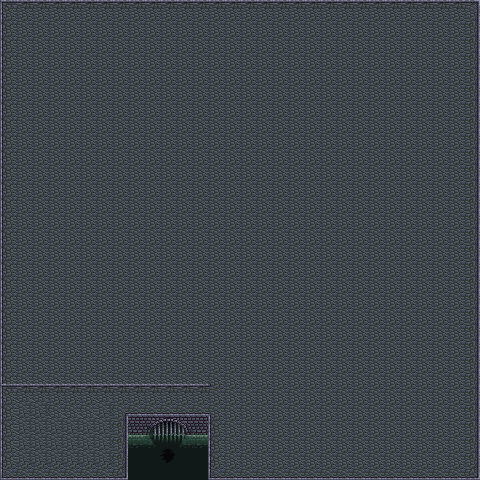

This game map was drawn from its Tiled (.tmx) file and the tilesets committed beside it. A one-line description and the trimmed map source follow:
An orthogonal 30x30 tile map with 16x16 px tiles, 1 tile layer (Capa de Patrones 1), 3 tilesets.

<map version="1.0" tiledversion="2018.08.06" orientation="orthogonal" renderorder="right-down" width="30" height="30" tilewidth="16" tileheight="16" infinite="0" nextlayerid="4" nextobjectid="8">
 <tileset firstgid="1" source="sewer_1.tsx" />
 <tileset firstgid="267" source="sewer_1_2.tsx" />
 <tileset firstgid="619" source="redone charset by antifarea 3 sides.tsx" />
 <layer id="1" name="Capa de Patrones 1" width="30" height="30" offsetx="-0.0568182" offsety="0">
  <data>[900 cells, 900 non-empty, 23 distinct tile ids]</data>
 </layer>
</map>
